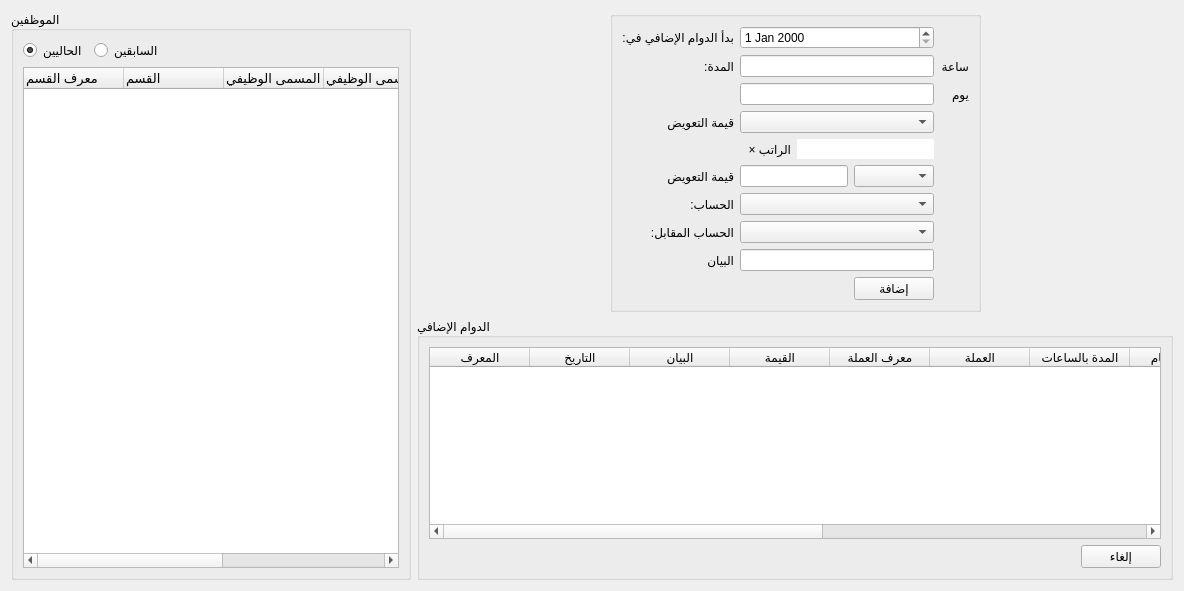
     <widget class="QWidget" name="tab_11">
      <attribute name="title">
       <string>الداوم الإضافي</string>
      </attribute>
      <layout class="QGridLayout" name="gridLayout_70">
       <item row="0" column="0" rowspan="2">
        <widget class="QGroupBox" name="employees_groupbox_14">
         <property name="minimumSize">
          <size>
           <width>400</width>
           <height>0</height>
          </size>
         </property>
         <property name="title">
          <string>الموظفين</string>
         </property>
         <layout class="QGridLayout" name="gridLayout_65">
          <item row="0" column="0">
           <widget class="QRadioButton" name="extra_current_employees">
            <property name="text">
             <string>الحاليين</string>
            </property>
            <property name="checked">
             <bool>true</bool>
            </property>
           </widget>
          </item>
          <item row="0" column="1">
           <widget class="QRadioButton" name="extra_resigned_employees">
            <property name="text">
             <string>السابقين</string>
            </property>
           </widget>
          </item>
          <item row="0" column="2">
           <spacer name="horizontalSpacer_40">
            <property name="orientation">
             <enum>Qt::Horizontal</enum>
            </property>
            <property name="sizeHint" stdset="0">
             <size>
              <width>124</width>
              <height>20</height>
             </size>
            </property>
           </spacer>
          </item>
          <item row="1" column="0" colspan="3">
           <widget class="QTreeWidget" name="extras_employees_tree">
            <property name="font">
             <font>
              <pointsize>10</pointsize>
             </font>
            </property>
            <property name="alternatingRowColors">
             <bool>false</bool>
            </property>
            <column>
             <property name="text">
              <string>معرف القسم</string>
             </property>
            </column>
            <column>
             <property name="text">
              <string>القسم</string>
             </property>
            </column>
            <column>
             <property name="text">
              <string>معرف المسمى الوظيفي</string>
             </property>
            </column>
            <column>
             <property name="text">
              <string>المسمى الوظيفي</string>
             </property>
            </column>
            <column>
             <property name="text">
              <string>معرف الموظف</string>
             </property>
            </column>
            <column>
             <property name="text">
              <string>الموظف</string>
             </property>
            </column>
            <column>
             <property name="text">
              <string>تاريخ الاستقالة</string>
             </property>
            </column>
           </widget>
          </item>
         </layout>
        </widget>
       </item>
       <item row="0" column="1">
        <spacer name="horizontalSpacer_27">
         <property name="orientation">
          <enum>Qt::Horizontal</enum>
         </property>
         <property name="sizeType">
          <enum>QSizePolicy::Expanding</enum>
         </property>
         <property name="sizeHint" stdset="0">
          <size>
           <width>160</width>
           <height>20</height>
          </size>
         </property>
        </spacer>
       </item>
       <item row="0" column="2">
        <widget class="QGroupBox" name="groupBox_14">
         <property name="title">
          <string/>
         </property>
         <layout class="QGridLayout" name="gridLayout_68">
          <item row="0" column="0">
           <widget class="QLabel" name="label_56">
            <property name="text">
             <string>بدأ الدوام الإضافي في:</string>
            </property>
           </widget>
          </item>
          <item row="7" column="1" colspan="3">
           <widget class="QComboBox" name="extra_opposite_account_combobox"/>
          </item>
          <item row="3" column="0">
           <widget class="QLabel" name="label_61">
            <property name="text">
             <string>قيمة التعويض</string>
            </property>
           </widget>
          </item>
          <item row="1" column="4">
           <widget class="QLabel" name="label_55">
            <property name="text">
             <string>ساعة</string>
            </property>
           </widget>
          </item>
          <item row="5" column="1" colspan="2">
           <widget class="QLineEdit" name="extra_value_input">
            <property name="enabled">
             <bool>true</bool>
            </property>
            <property name="styleSheet">
             <string notr="true"/>
            </property>
           </widget>
          </item>
          <item row="1" column="0">
           <widget class="QLabel" name="label_27">
            <property name="text">
             <string>المدة:</string>
            </property>
           </widget>
          </item>
          <item row="4" column="2" colspan="2">
           <widget class="QLineEdit" name="extra_rate_input">
            <property name="enabled">
             <bool>false</bool>
            </property>
            <property name="styleSheet">
             <string notr="true">background-color:white;
color:black;
border-style: none;
height:20;</string>
            </property>
           </widget>
          </item>
          <item row="4" column="1">
           <widget class="QLabel" name="label_68">
            <property name="text">
             <string>الراتب ×</string>
            </property>
           </widget>
          </item>
          <item row="2" column="1" colspan="3">
           <widget class="QLineEdit" name="extra_duration_days_input">
            <property name="enabled">
             <bool>true</bool>
            </property>
            <property name="styleSheet">
             <string notr="true"/>
            </property>
           </widget>
          </item>
          <item row="8" column="1" colspan="3">
           <widget class="QLineEdit" name="extra_statement_input">
            <property name="enabled">
             <bool>true</bool>
            </property>
            <property name="styleSheet">
             <string notr="true"/>
            </property>
           </widget>
          </item>
          <item row="5" column="0">
           <widget class="QLabel" name="label_49">
            <property name="text">
             <string>قيمة التعويض</string>
            </property>
           </widget>
          </item>
          <item row="0" column="1" colspan="3">
           <widget class="QDateEdit" name="dateEdit"/>
          </item>
          <item row="1" column="1" colspan="3">
           <widget class="QLineEdit" name="extra_duration_hours_input"/>
          </item>
          <item row="3" column="1" colspan="3">
           <widget class="QComboBox" name="extra_type_combobox"/>
          </item>
          <item row="8" column="0">
           <widget class="QLabel" name="label_50">
            <property name="text">
             <string>البيان</string>
            </property>
           </widget>
          </item>
          <item row="7" column="0">
           <widget class="QLabel" name="label_58">
            <property name="text">
             <string>الحساب المقابل:</string>
            </property>
           </widget>
          </item>
          <item row="5" column="3">
           <widget class="QComboBox" name="extra_currency_combobox"/>
          </item>
          <item row="9" column="3">
           <widget class="QPushButton" name="add_extra_btn">
            <property name="enabled">
             <bool>true</bool>
            </property>
            <property name="text">
             <string>إضافة</string>
            </property>
           </widget>
          </item>
          <item row="6" column="1" colspan="3">
           <widget class="QComboBox" name="extra_account_combobox">
            <property name="editable">
             <bool>false</bool>
            </property>
           </widget>
          </item>
          <item row="6" column="0">
           <widget class="QLabel" name="label_57">
            <property name="text">
             <string>الحساب:</string>
            </property>
           </widget>
          </item>
          <item row="2" column="4">
           <widget class="QLabel" name="label_51">
            <property name="text">
             <string>يوم</string>
            </property>
           </widget>
          </item>
         </layout>
        </widget>
       </item>
       <item row="0" column="3">
        <spacer name="horizontalSpacer_26">
         <property name="orientation">
          <enum>Qt::Horizontal</enum>
         </property>
         <property name="sizeType">
          <enum>QSizePolicy::Expanding</enum>
         </property>
         <property name="sizeHint" stdset="0">
          <size>
           <width>159</width>
           <height>20</height>
          </size>
         </property>
        </spacer>
       </item>
       <item row="1" column="1" colspan="3">
        <widget class="QGroupBox" name="employees_groupbox_15">
         <property name="title">
          <string>الدوام الإضافي</string>
         </property>
         <layout class="QGridLayout" name="gridLayout_69">
          <item row="0" column="0" colspan="2">
           <widget class="QTableWidget" name="extras_table">
            <property name="enabled">
             <bool>true</bool>
            </property>
            <column>
             <property name="text">
              <string>المعرف</string>
             </property>
            </column>
            <column>
             <property name="text">
              <string>التاريخ</string>
             </property>
            </column>
            <column>
             <property name="text">
              <string>البيان</string>
             </property>
            </column>
            <column>
             <property name="text">
              <string>القيمة</string>
             </property>
            </column>
            <column>
             <property name="text">
              <string>معرف العملة</string>
             </property>
            </column>
            <column>
             <property name="text">
              <string>العملة</string>
             </property>
            </column>
            <column>
             <property name="text">
              <string>المدة بالساعات</string>
             </property>
            </column>
            <column>
             <property name="text">
              <string>المدة بالأيام</string>
             </property>
            </column>
            <column>
             <property name="text">
              <string>معرف الحساب</string>
             </property>
            </column>
            <column>
             <property name="text">
              <string>الحساب</string>
             </property>
            </column>
            <column>
             <property name="text">
              <string>معرف الحساب المقابل</string>
             </property>
            </column>
            <column>
             <property name="text">
              <string>الحساب المقابل</string>
             </property>
            </column>
            <column>
             <property name="text">
              <string>الحالة</string>
             </property>
            </column>
           </widget>
          </item>
          <item row="1" column="1">
           <widget class="QPushButton" name="extra_cancel_btn">
            <property name="text">
             <string>إلغاء</string>
            </property>
           </widget>
          </item>
          <item row="1" column="0">
           <spacer name="horizontalSpacer_25">
            <property name="orientation">
             <enum>Qt::Horizontal</enum>
            </property>
            <property name="sizeType">
             <enum>QSizePolicy::Expanding</enum>
            </property>
            <property name="sizeHint" stdset="0">
             <size>
              <width>646</width>
              <height>20</height>
             </size>
            </property>
           </spacer>
          </item>
         </layout>
        </widget>
       </item>
      </layout>
     </widget>
